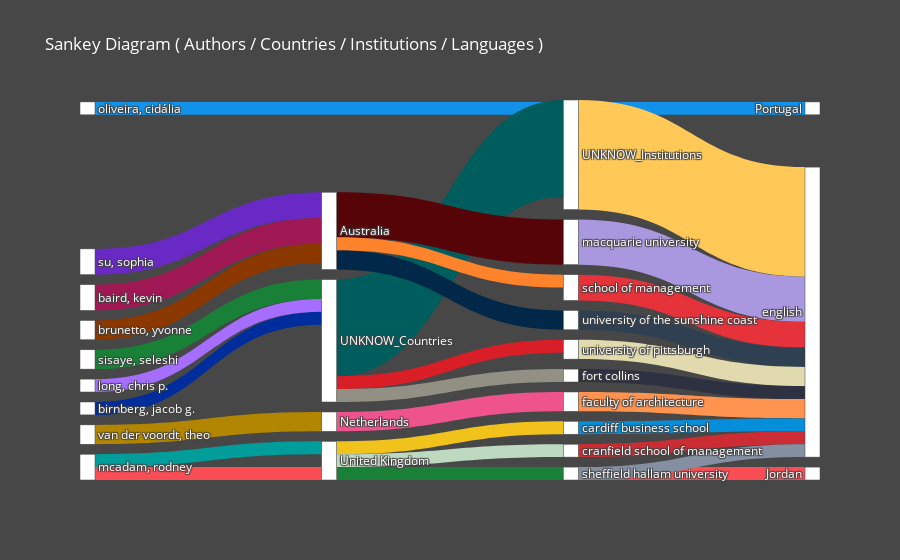

Notebook cell for this chart:
### Code cell
# Sankey Diagram (An interactive plot)
# Arguments: view  = 'notebook', 'browser' ('notebook' -> To plot in your prefered Notebook App. 'browser' -> To plot in your prefered browser window);
#            entry = a list of any length of the following keys -> 'aut', 'cout', 'inst', 'jou', 'kwa', 'kwp', 'lan';
#            topn  = Total number entities
bibfile.sankey_diagram(view = 'notebook', entry = ['aut', 'cout', 'inst', 'lan'], topn = 10)

# PS: The white bars can be dragged

### Figure 1 — Plotly figure (JSON) as saved in the notebook; plotly's stock layout.template omitted (floating-point values rounded to 4 significant figures; data arrays with more than 128 entries replaced by an {"elided": "..."} marker saying what was removed)
{"data": [{"arrangement": "freeform", "link": {"color": {"elided": "1109 str values"}, "source": [0, 2, 4, 3, 5, 11, 1, 18, 1, 13, 1157, 707, 705, 707, 1157, 687, 707, 687, 687, 1157, 1158, 1127, 999, 1038, 895, 1013, 1047, 997, 1089, 1090], "target": [707, 707, 1157, 705, 707, 680, 696, 1157, 687, 1157, 1158, 1127, 1013, 1038, 895, 997, 999, 1089, 1047, 1090, 1154, 1154, 1154, 1154, 1154, 1154, 1154, 1154, 1154, 1154], "value": [4, 4, 3, 3, 3, 2, 2, 2, 2, 2, 15, 7, 3, 3, 2, 2, 2, 2, 2, 2, 17, 7, 4, 3, 3, 3, 2, 2, 2, 2]}, "node": {"color": "white", "label": {"elided": "1160 str values"}, "pad": 10, "thickness": 15}, "type": "sankey"}], "layout": {"font": {"color": "white", "size": 12}, "hovermode": "closest", "paper_bgcolor": "#474747", "title": {"text": "Sankey Diagram ( Authors / Countries / Institutions / Languages )"}}}
